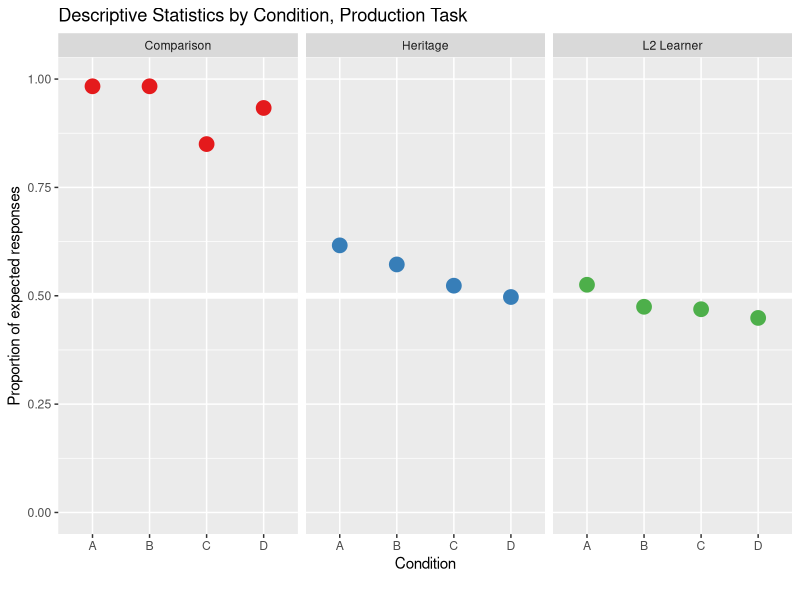
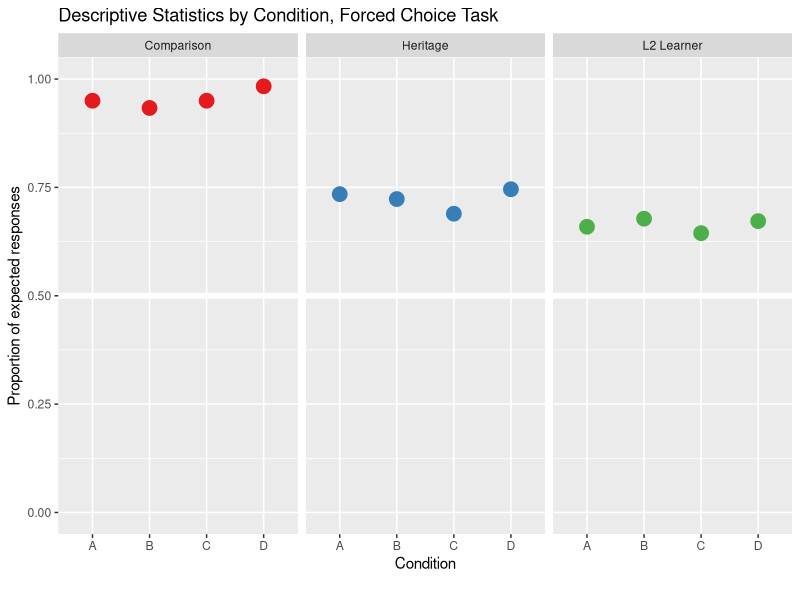

These charts were generated, in order, by the following R code:
# Packages
library(tidyverse)
library(lme4)
library(lmerTest)
library(glmmTMB)
library(emmeans)
library(kableExtra)

#Preparation of data
## Load database
L2_EPT = read_csv("./CSV Files/L2 Learners/EPT Subjunctive Standardized L2 Data.csv")
L2_FCT = read_csv("./CSV Files/L2 Learners/FCT Subjunctive Standardized L2 Data.csv")
Heritage_EPT = read_csv("./CSV Files/Heritage/EPT Subjunctive Standardized Heritage Data.csv")
Heritage_FCT = read_csv("./CSV Files/Heritage/FCT Subjunctive Standardized Heritage Data.csv")
Comparison_EPT = read.csv("./CSV Files/Comparison/EPT Subjunctive Standardized Comparison Data.csv")
Comparison_FCT = read.csv("./CSV Files/Comparison/FCT Subjunctive Standardized Comparison Data.csv")


## Create combined dataset
Subjunctive_EPT = rbind(L2_EPT, Heritage_EPT, Comparison_EPT)
Subjunctive_FCT = rbind(L2_FCT, Heritage_FCT, Comparison_FCT)

# Descriptive stats
## Descriptive stats by experimental group
Subjunctive_EPT %>%
  group_by(ExpGroup) %>%
  summarize(Average = mean(Average, na.rm = T), SD = sd(Average, na.rm = T))

Subjunctive_EPT %>%
  group_by(ExpGroup) %>%
  summarize(Average = mean(Average, na.rm = T), SD = sd(Average, na.rm = T))

# Descriptive stats by heritage group
Subjunctive_EPT %>%
  group_by(HerGroup) %>%
  summarise(Average = mean(Average, na.rm = T), SD = sd(Average, na.rm = T))

Subjunctive_EPT %>%
  group_by(HerGroup) %>%
  summarise(Average = mean(Average, na.rm = T), SD = sd(Average, na.rm = T))


# Plots by accuracy across condition
Subjunctive_EPT %>%
  ggplot(aes(x = Condition, y = Average, color = ExpGroup)) + 
  facet_grid(. ~ ExpGroup) + 
  geom_hline(yintercept = 0.5, color = 'white', size = 2) + 
  stat_summary(fun = mean,
               geom = 'pointrange', size = 1, 
               position = position_dodge(width = 0.5)) + 
  scale_color_brewer(palette = "Set1", name = "") +
  theme(legend.position = "none") +
  ylim(c(0,1)) +
  labs(x = 'Condition', y = 'Proportion of expected responses', caption = '', 
       title = 'Descriptive Statistics by Condition, Production Task')

Subjunctive_FCT %>%
  ggplot(aes(x = Condition, y = Average, color = ExpGroup)) + 
  facet_grid(. ~ ExpGroup) + 
  geom_hline(yintercept = 0.5, color = 'white', size = 2) + 
  stat_summary(fun = mean,
               geom = 'pointrange', size = 1, 
               position = position_dodge(width = 0.5)) + 
  scale_color_brewer(palette = "Set1", name = "") +
  theme(legend.position = "none") +
  ylim(c(0,1)) +
  labs(x = 'Condition', y = 'Proportion of expected responses', caption = '', 
       title = 'Descriptive Statistics by Condition, Forced Choice Task')
